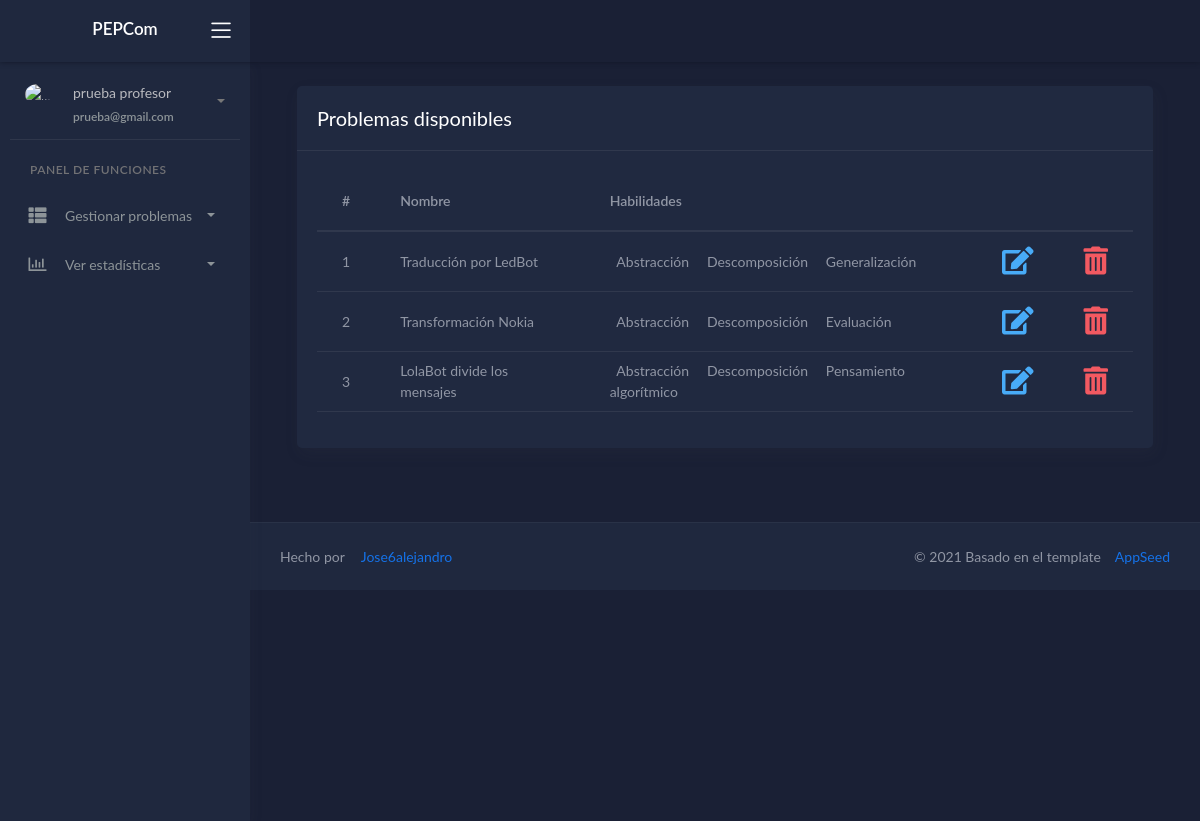
The app's page /home/read/ (signed in) with its own data.
### crud_problems_app/models.py (models this page shows, shortened)
class User_Create_Problem(models.Model):
   user = models.ForeignKey(User, on_delete=models.CASCADE, blank=True)
   name = models.CharField(max_length=60)
   question = models.CharField(max_length=100)
   correct_option = models.CharField(max_length=70)
   distractor1 = models.CharField(max_length=70)
   distractor2 = models.CharField(max_length=70)
   distractor3 = models.CharField(max_length=70)
   explanation = models.CharField(max_length=250)
   image = models.ImageField(upload_to=user_directory_path, null = True)
   abstraction = models.BooleanField(blank=True)
   decomposition = models.BooleanField(blank=True)
   algorithms = models.BooleanField(blank=True)
   generalization = models.BooleanField(blank=True)
   evaluation = models.BooleanField(blank=True)

### crud_problems_app/views.py (the view)
# urls.py: path('home/read/',views.read_problems, name="read"),
@login_required()
def read_problems(request):
   info_problems = User_Create_Problem.objects.filter(user_id=request.user.id)
   return render(request, 'read.html', {"info": info_problems})

### templates/read.html (shortened to what this page needs)
{% extends "layouts/base.html" %}
{% block content %}
	<div class="wrapper">
		{% include 'includes/navigation.html' %}
        {% include 'includes/sidebar.html' %}
		<div class="main-panel">
			<div class="content">
				<div class="page-inner">
				<div class="page-header">
						<div class="col-md-12">
							<div class="card">
								<div class="card-header">
									<div class="card-title">Problemas disponibles</div>
								</div>
										<div class="card-body table-responsive">
											<table class="table table-hover">
												<thead>
													<tr>
														<th scope="col">#</th>
														<th scope="col">Nombre</th>
														<th scope="col">Habilidades</th>
														<th scope="col" class="text-center"> </th>
														<th scope="col"> </th>
													</tr>
												</thead>
												<tbody>
													{% for c in info %}
														<tr>
															<td>
																{{forloop.counter}}
															</td>
															<td>
																{{c.name}}
															</td>
															<td>
																{% if c.abstraction %}
																	&nbsp; Abstracción &nbsp;
																{% endif %}
																{% if c.decomposition %}
																	&nbsp; Descomposición &nbsp;
																{% endif %}
																{% if c.algorithms %}
																	&nbsp; Pensamiento algorítmico &nbsp;
																{% endif %}
																{% if c.generalization %}
																	&nbsp; Generalización &nbsp;
																{% endif %}
																{% if c.evaluation %}
																	&nbsp; Evaluación &nbsp;
																{% endif %}
															</td>
															<td>
																<a  class="text-info" title="Editar" href="{% url 'update' c.id %}">
																	<i class="fas fa-edit fa-2x"></i>
																</a>
															</td>
															<td>
																<a class="text-danger" title="Eliminar" href="#" onclick="delete_problem({{c.id}})">
																	<i class="fas fa-trash-alt fa-2x"></i>
																</a>
															</td>
														</tr>
													{% endfor %}
												</tbody>
											</table>
										</div>
							</div>
						</div>
				</div>
				</div>
			{% include 'includes/footer.html' %}
			</div>
		</div>
	</div>
{% endblock content %}

### templates/includes/sidebar.html (shortened to what this page needs)
		<div class="sidebar sidebar-style-2" data-background-color="dark2">
			<div class="sidebar-wrapper scrollbar scrollbar-inner">
				<div class="sidebar-content">
					<div class="user">
						<div class="avatar-sm float-left mr-2">
							<img src="/static/assets/img/icon2.png" alt="..." class="avatar-img rounded-circle">
						</div>
						<div class="info">
							<a data-toggle="collapse" href="#collapseExample" aria-expanded="true">
								<span>
									{{ request.user.first_name }}
									{{ request.user.last_name }}
									<span class="user-level">
										{{ request.user.email }}
									</span>
									<span class="caret"></span>
								</span>
							</a>
						</div>
					</div>
				{% if not user.user_profile_set.first.user_role%}
					<ul class="nav nav-primary">
						<li class="nav-section">
							<h4 class="text-section">Panel de funciones </h4>
						</li>
						<li class="nav-item {% if 'ui-' in segment %} active {% endif %}">
							<a data-toggle="collapse" href="#base">
								<i class="fas fa-th-list"></i>
								<p>Gestionar problemas</p>
								<span class="caret"></span>
							</a>
						</li>
						<li class="nav-item {% if 'charts' in segment %} active {% endif %}">
							<a data-toggle="collapse" href="#charts">
								<i class="far fa-chart-bar"></i>
								<p>Ver estadísticas</p>
								<span class="caret"></span>
							</a>
						</li>
					</ul>
				{% endif %}
				</div>
			</div>
		</div>

### records on screen
User_Create_Problem: name "Traducción por LedBot", abstraction "Abstracción", decomposition "Descomposición", generalization "Generalización"
User_Create_Problem: name "Transformación Nokia", abstraction "Abstracción", decomposition "Descomposición", evaluation "Evaluación"
User_Create_Problem: name "LolaBot divide los mensajes", abstraction "Abstracción", decomposition "Descomposición", algorithms "Pensamiento algorítmico"

### other values on screen
{{ request.user.first_name }} "prueba"
{{ request.user.last_name }} "profesor"
{{ request.user.email }} "prueba@gmail.com"
